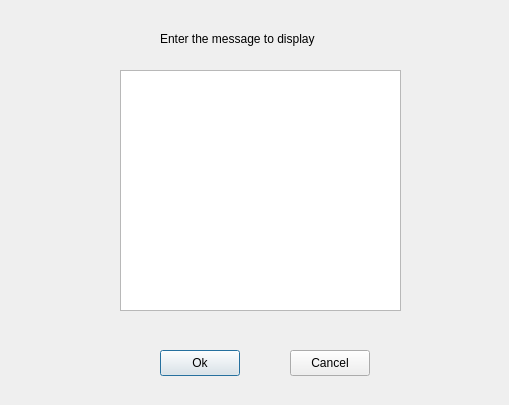
<?xml version="1.0" encoding="UTF-8"?>
<ui version="4.0">
 <class>LogForm</class>
 <widget class="QDialog" name="LogForm">
  <property name="geometry">
   <rect>
    <x>0</x>
    <y>0</y>
    <width>509</width>
    <height>405</height>
   </rect>
  </property>
  <property name="windowTitle">
   <string>Dialog</string>
  </property>
  <widget class="QLabel" name="label">
   <property name="geometry">
    <rect>
     <x>160</x>
     <y>30</y>
     <width>181</width>
     <height>18</height>
    </rect>
   </property>
   <property name="text">
    <string>Enter the message to display</string>
   </property>
  </widget>
  <widget class="QPlainTextEdit" name="plainTextEdit">
   <property name="geometry">
    <rect>
     <x>120</x>
     <y>70</y>
     <width>281</width>
     <height>241</height>
    </rect>
   </property>
  </widget>
  <widget class="QPushButton" name="OkButton">
   <property name="geometry">
    <rect>
     <x>160</x>
     <y>350</y>
     <width>80</width>
     <height>26</height>
    </rect>
   </property>
   <property name="text">
    <string>Ok</string>
   </property>
  </widget>
  <widget class="QPushButton" name="CancelButton">
   <property name="geometry">
    <rect>
     <x>290</x>
     <y>350</y>
     <width>80</width>
     <height>26</height>
    </rect>
   </property>
   <property name="text">
    <string>Cancel</string>
   </property>
  </widget>
 </widget>
 <resources/>
 <connections/>
</ui>
